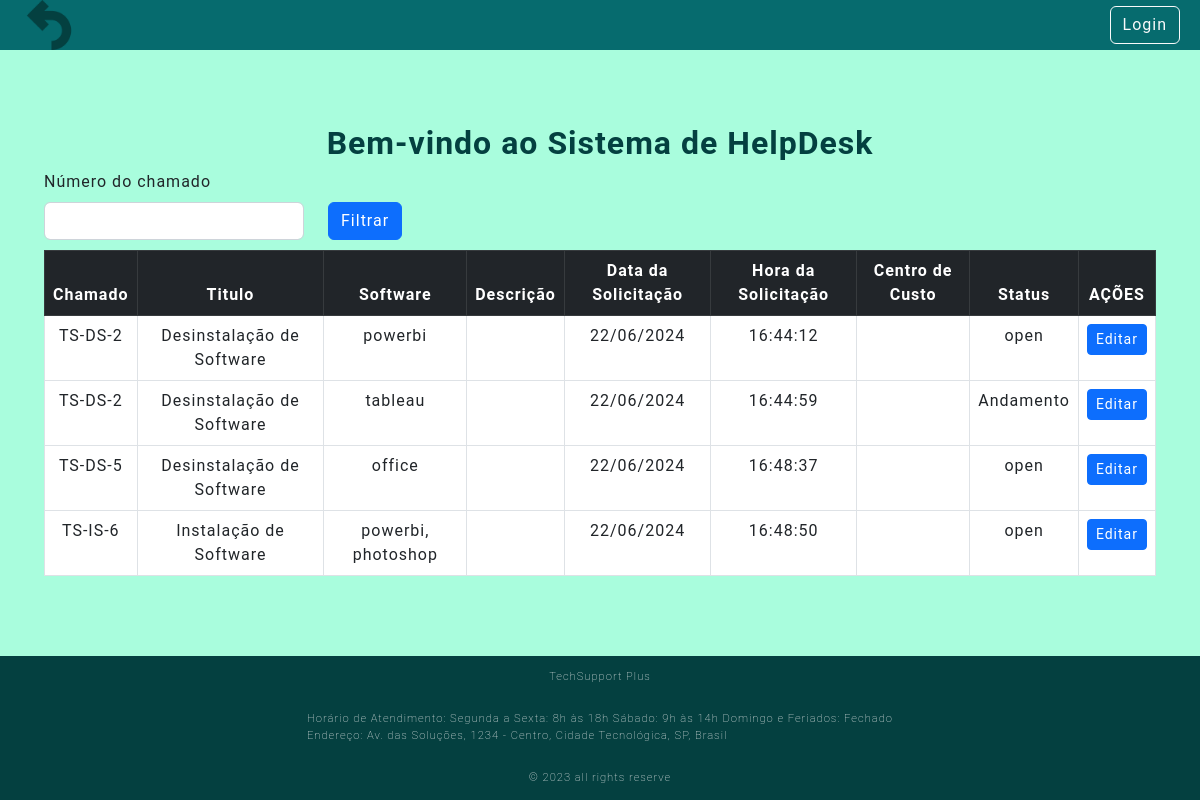
The page /tiket on the database as committed earlier.
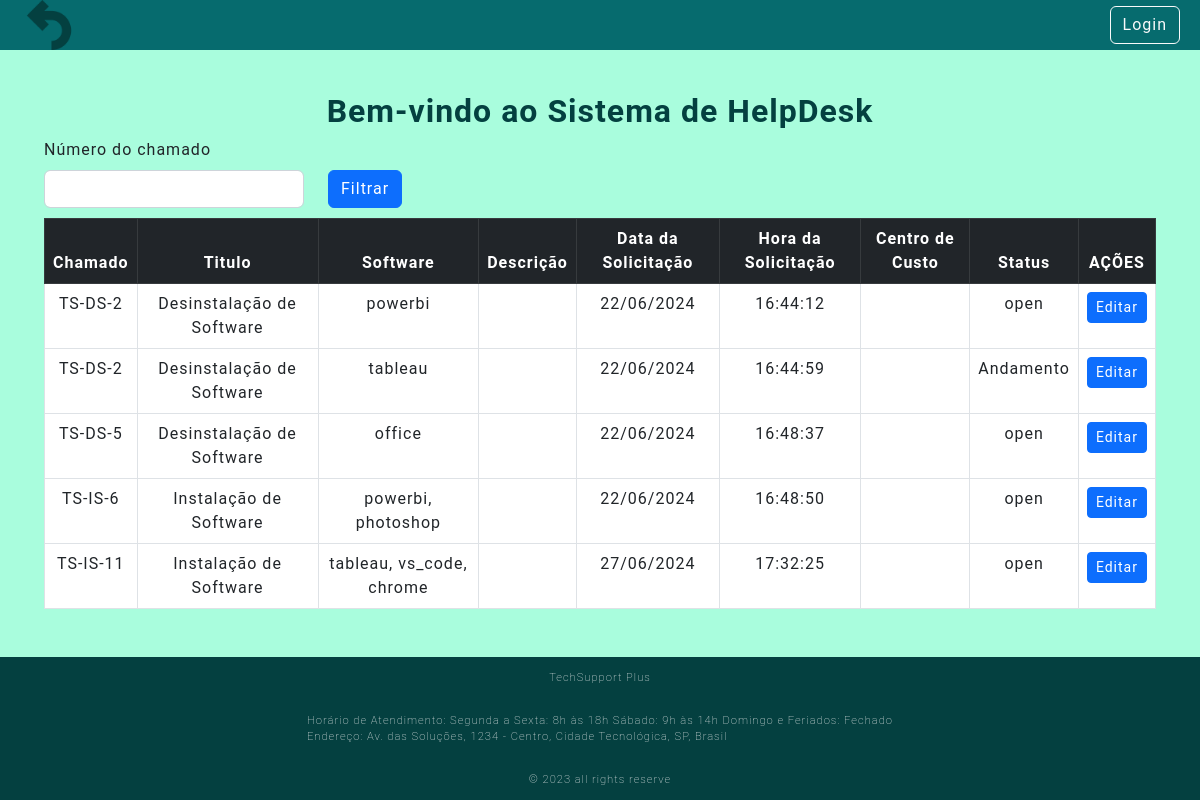
The same page on the database as committed later.
### Src/Model/Bd.py (models this page shows, shortened)
class Ticket(db.Model):
    __tablename__ = "Ticket"
    id = db.Column(db.Integer, primary_key=True, autoincrement=True)
    idUser = db.Column(db.Integer,db.ForeignKey('CreatUser.id'))
    identificador = db.Column(db.String(50), nullable=False)
    title = db.Column(db.String(50), nullable=False)
    software = db.Column(db.String(50), nullable=False)
    description = db.Column(db.String, nullable=False)
    status = db.Column(db.String(20), nullable=False, default='Open')
    execution = db.Column(db.String(500), nullable=False)
    created_data = db.Column(db.String, nullable=False)
    created_hora = db.Column(db.String, nullable=False)
    cost_center = db.Column(db.String, nullable=False)

### Src/View/NewTicket.py (the view)
@tk.route('/tiket')
def tiket():
    tickets = Ticket.query.all()
    return render_template('servicos.html', tickets=tickets)

### Templates/servicos.html
{% extends 'base.html' %}
{% block conteudo %}
<h1>Bem-vindo ao Sistema de HelpDesk</h1>
<div class="row" style="text-align: left;">
    <label class="form-label" for="form3Example4">Número do chamado</label>
    <form method="POST" action="{{url_for('router.tk.servicos')}}" >
        <div class="form-group row">
            <div class="form-group col-md-3">
                <input type="text" class="form-control" name="numeroChamado">
            </div>
            <div class="col-auto">
                <button type="submit" class="btn btn-primary">Filtrar</button>
            </div>
        </div>
    </form>
    <br> <br>
</div>
<div class="bg-white ">
    <table class="table table-bordered table-hover">
        <thead class="table-dark">
            <tr>
                <th scope="col">Chamado</th>
                <th scope="col">Titulo</th>
                <th scope="col">Software</th>
                <th scope="col">Descrição</th>
                <th scope="col">Data da Solicitação</th>
                <th scope="col">Hora da Solicitação</th>
                <th scope="col">Centro de Custo</th>
                <th scope="col">Status</th>
                <th scope="col">AÇÕES</th>
            </tr>
        </thead>
        <tbody>
            {% for ticket in tickets %}
            {% if ticket.status != "Fechado" %}
            <tr>
                <td>{{ticket.identificador}}</td>
                <td>{{ticket.title}}</td>
                <td>{{ticket.software}}</td>
                <td>{{ticket.description}}</td>
                <td>{{ticket.created_data}}</td>
                <td>{{ticket.created_hora}}</td>
                <td>{{ticket.cost_center}}</td>
                <td>{{ticket.status}}</td>
                <td> <a href="{{ticket.id}}/atendimento" class="btn btn-primary btn-sm" >Editar</a>
                </td>
            </tr>
            {% endif %}
            {% endfor %}
        </tbody>
    </table>
</div>
{% endblock conteudo %}

### Templates/base.html (shortened to what this page needs)
<!DOCTYPE html>
<html lang="pt-br">
    <head>
        <link rel="stylesheet"
            href="https://cdn.jsdelivr.net/npm/bootstrap@5.2.3/dist/css/bootstrap.min.css"
>
        <link rel="stylesheet"
            href="https://cdnjs.cloudflare.com/ajax/libs/font-awesome/6.4.2/css/all.min.css"
 />
        <link rel="stylesheet"
            href="{{url_for('static', filename='style.css')}}">
    </head>
    <body>
        <header>
            {% include 'nav.html' %}
        </header>
        <main>
            <div class="container">
                {% block conteudo %}
                {% endblock conteudo %}
            </div>
        </main>
        <footer>
            {% include 'footer.html' %}
        </footer>
    </body>
</html>

### Templates/nav.html (shortened to what this page needs)
<nav class="navbar navbar-expand-lg bg-body-tertiary" id="nav_content">
  <div class="container-fluid" id="nav_content">
    <div class="container-fluid">
      <a href="{{ url_for('router.home.index') }}">
        <img src="{{ url_for('static', filename='img/seta-de-retorno-a-esquerda.png') }}"
          alt="Remoção ou Desinstalação de Software" width="50">
      </a>
    </div>
    <div class="ms-auto">
      {% if not current_user.userName %}
      <div class="text-end login-button">
        <a type="button" class="btn btn-outline-light me-2" href="{{url_for('router.login.login')}}">Login</a>
      </div>
      {% else %}
      <div class="text-end me-4 user-info">
        Usuário logado: {{current_user.userName}}
        <a type="button" class="btn btn-outline-light me-2" href="{{url_for('router.login.logout')}}">Logout</a>
      </div>
      {% endif %}
    </div>
  </div>
</nav>

### Templates/footer.html
<div id="footer_copyright"> TechSupport Plus </div>
  <div id="footer_endereco">
    Horário de Atendimento:
    Segunda a Sexta: 8h às 18h
    Sábado: 9h às 14h
    Domingo e Feriados: Fechado
    <br>
    Endereço: Av. das Soluções, 1234 - Centro, Cidade Tecnológica, SP, Brasil
  </div>
  <div id="footer_copyright"> &#169 2023 all rights reserve </div>

### Public/style.css (style rules this page uses)
:root { --color-neutral-0: #044040; --color-neutral-10: #2e2c2c; --color-neutral-20: #066b6e; --color-neutral-30: #a8a29e; --color-neutral-40: #fcf8f8; --color-neutral-50: #a9fddd; }
#nav_content { background-color: var(--color-neutral-20); position: fixed; top: 0; width: 100%; z-index: 1000; }
* { font-family: 'Roboto', sans-serif; margin: 0; padding: 0; box-sizing: border-box; letter-spacing: 1px; }
body { background: var(--color-neutral-50); display: flex; flex-direction: column; min-height: 100vh; }
main { display: flex; flex-direction: column; align-items: center; justify-content: center; text-align: center; padding: 2rem; flex: 1 0 auto; }
.container { margin-top: 60px; }
h1 { color: var(--color-neutral-0); font-size: 2rem; font-weight: bold; }
footer { bottom: 0; width: 100%; color: var(--color-neutral-40); flex-shrink: 0; }
#footer_copyright { display: flex; justify-content: center; background-color: var(--color-neutral-0); font-size: 0.7rem; padding: 0.8rem; font-weight: 50; }
#footer_endereco { display: flex; justify-content: center; background-color: var(--color-neutral-0); font-size: 0.7rem; padding: 0.8rem; font-weight: 10; }
.login-button { width: 200px; }

Rows that differ between the two databases and show on the page:
added Ticket: identificador "TS-IS-11", title "Instalação de Software", software "tableau, vs_code, chrome", created_data "27/06/2024", created_hora "17:32:25", status "open"
